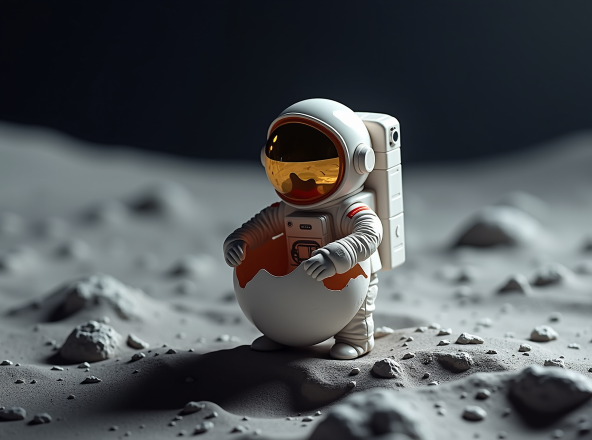
#> input picture wan/astronaut.jpg, 1184 x 880 px, given in place of the camera (shown at 1/2 size)
$ python motionDetec_.py
#> lines starting #> are read from the running program, lines starting #| are printed output that depends on the picture

from typing import Tuple, TYPE_CHECKING
#ONLY for type hints, not actual imports - IDE friendly will set this to true, not at runtime
if TYPE_CHECKING:
    import numpy as np

class MotionDetector:
    def __init__(self, width: int = 640, height: int = 480, threshold: int = 10, min_contour_area: int = 100) -> None:
        """
        Initialize motion detector with configurable parameters. The algorithm is  conservative because it requires motion to be present
        in both frame differences (between frame1-frame2 AND frame2-frame3) using cv2.bitwise_and().
        This creates a more restrictive condition that only triggers on sustained, consistent motion.

        Args:
            width (int): Camera width
            height (int): Camera height
            threshold (int): Motion sensitivity threshold (lower = more sensitive)
            min_contour_area (int): Minimum area to consider as motion
        """
        # Import cv2 here since it should only be used after dependency check
        import cv2
        self.cv2 = cv2

        self.width = width
        self.height = height
        self.threshold = threshold
        self.min_contour_area = min_contour_area
        self.cap = None
        self.frame1 = None
        self.frame2 = None

    def initialize_camera(self) -> bool:
        """Initialize the camera with specified dimensions."""
        self.cap = self.cv2.VideoCapture(0)
        self.cap.set(3, self.width)  # Set width
        self.cap.set(4, self.height)  # Set height

        #Discard first 10 frames
        for _ in range(10):
            ret, _ = self.cap.read()
            if not ret:
                return False
        #now read first two frames to set motion detection context
        ret, self.frame1 = self.cap.read()
        ret, self.frame2 = self.cap.read()

        return ret

    def detect_motion(self, frame3: "np.ndarray") -> Tuple[bool, "np.ndarray"]:
        """
        Detect motion between three consecutive frames.

        Args:
            frame3: Current frame

        Returns:
            tuple: (motion_detected, processed_frame)
        """
        # Convert frames to grayscale
        gray1 = self.cv2.cvtColor(self.frame1, self.cv2.COLOR_BGR2GRAY)
        gray2 = self.cv2.cvtColor(self.frame2, self.cv2.COLOR_BGR2GRAY)
        gray3 = self.cv2.cvtColor(frame3, self.cv2.COLOR_BGR2GRAY)

        # Calculate frame differences
        diff1 = self.cv2.absdiff(gray1, gray2)
        diff2 = self.cv2.absdiff(gray2, gray3)

        # Find motion by combining differences
        motion = self.cv2.bitwise_and(diff1, diff2)

        # Apply threshold to get binary image
        _, motion_thresh = self.cv2.threshold(motion, self.threshold, 255, self.cv2.THRESH_BINARY)

        # Find contours of moving objects
        contours, _ = self.cv2.findContours(motion_thresh, self.cv2.RETR_EXTERNAL, self.cv2.CHAIN_APPROX_SIMPLE)

        # Draw rectangles around detected motion
        motion_detected = False
        processed_frame = frame3.copy()

        for contour in contours:
            # Filter out small movements
            if self.cv2.contourArea(contour) > self.min_contour_area:
                x, y, w, h = self.cv2.boundingRect(contour)
                self.cv2.rectangle(processed_frame, (x, y), (x + w, y + h), (0, 255, 0), 2)
                motion_detected = True

        return motion_detected, processed_frame

    def update_frames(self, new_frame: "np.ndarray") -> None:
        """Update frame sequence for next detection."""
        self.frame1 = self.frame2
        self.frame2 = new_frame

    def run(self) -> None:
        """Main detection loop."""
        if not self.initialize_camera():
#> the loop in initialize_camera, `for _ in range(10):` made 10 passes
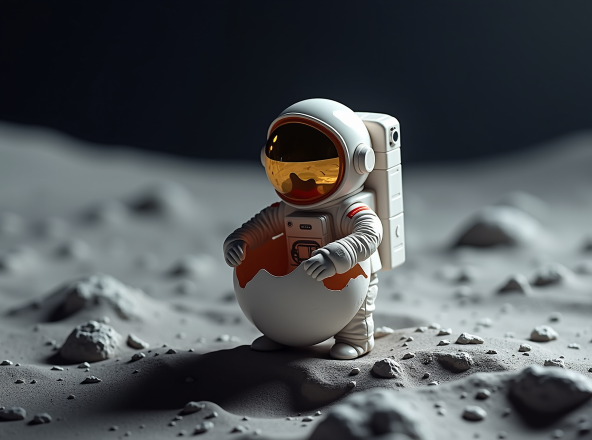
#> input picture wan/astronaut.jpg, 1184 x 880 px, given in place of the camera (shown at 1/2 size)
#> in initialize_camera, self.frame1 is the input picture: shape (880, 1184, 3); mean B, G, R 87, 83.9, 79.6
            print("Error: Could not initialize camera")
            return

        print("Starting motion detection. Press 'q' to quit.")
        count = 0
#> count = 0
        while True:
            ret, frame3 = self.cap.read()
            if not ret:
                break

            # Detect motion
            motion_detected, processed_frame = self.detect_motion(frame3)
#> in detect_motion, `gray1 = self.cv2.cvtColor(self.frame1, self.cv2.COLOR_BGR2GRAY)`:
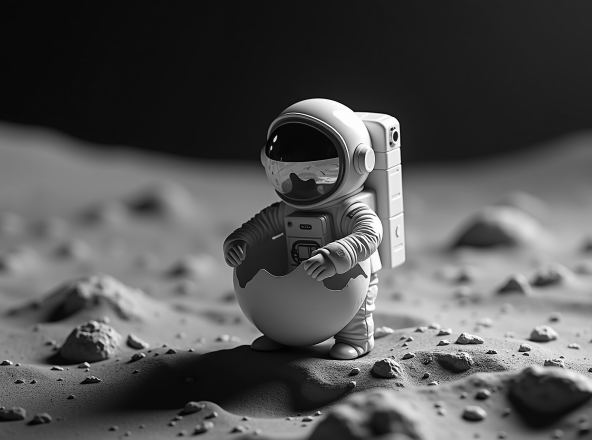
#> gray1: shape (880, 1184) (shown at 1/2 size); min 0, max 255, mean 83
#> in detect_motion, `diff1 = self.cv2.absdiff(gray1, gray2)`: diff1: shape (880, 1184); every value is 0
#> in detect_motion, `contours, _ = self.cv2.findContours(motion_thresh, self.cv2.RETR_EXTER..`: contours = []
#> motion_detected = False

            # Print when motion is detected
            if motion_detected:
                count += 1
                print(f"Motion detected for the {count} time")

            # Show the results
            self.cv2.imshow('Motion Detection', processed_frame)

            # Update frames for next iteration
            self.update_frames(frame3)

            # Exit on 'q' key press
            if self.cv2.waitKey(1) & 0xFF == ord('q'):
#> (key q is pressed here)
                break

        # Clean up
        self.cleanup()

    def cleanup(self) -> None:
        """Release resources."""
        if self.cap:
            self.cap.release()
        self.cv2.destroyAllWindows()


# Example usage
if __name__ == "__main__":

    # Create and run motion detector
    detector = MotionDetector()
    detector.run()
